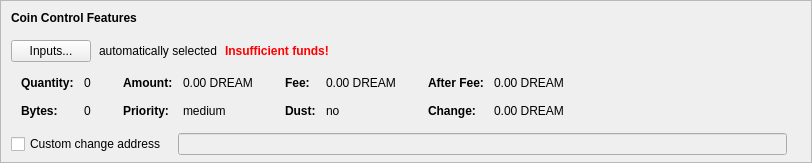
    <widget class="QFrame" name="frameCoinControl">
     <property name="sizePolicy">
      <sizepolicy hsizetype="Expanding" vsizetype="Expanding">
       <horstretch>0</horstretch>
       <verstretch>0</verstretch>
      </sizepolicy>
     </property>
     <property name="maximumSize">
      <size>
       <width>16777215</width>
       <height>16777215</height>
      </size>
     </property>
     <property name="frameShape">
      <enum>QFrame::StyledPanel</enum>
     </property>
     <property name="frameShadow">
      <enum>QFrame::Sunken</enum>
     </property>
     <layout class="QVBoxLayout" name="verticalLayoutCoinControl2">
      <property name="spacing">
       <number>0</number>
      </property>
      <property name="leftMargin">
       <number>0</number>
      </property>
      <property name="topMargin">
       <number>0</number>
      </property>
      <property name="rightMargin">
       <number>0</number>
      </property>
      <property name="bottomMargin">
       <number>6</number>
      </property>
      <item>
       <layout class="QVBoxLayout" name="verticalLayoutCoinControl" stretch="0,0,0,0,1">
        <property name="spacing">
         <number>0</number>
        </property>
        <property name="leftMargin">
         <number>10</number>
        </property>
        <property name="topMargin">
         <number>10</number>
        </property>
        <item>
         <layout class="QHBoxLayout" name="horizontalLayoutCoinControl1">
          <property name="bottomMargin">
           <number>15</number>
          </property>
          <item>
           <widget class="QLabel" name="labelCoinControlFeatures">
            <property name="sizePolicy">
             <sizepolicy hsizetype="Preferred" vsizetype="Maximum">
              <horstretch>0</horstretch>
              <verstretch>0</verstretch>
             </sizepolicy>
            </property>
            <property name="font">
             <font>
              <weight>75</weight>
              <bold>true</bold>
             </font>
            </property>
            <property name="styleSheet">
             <string notr="true">font-weight:bold;</string>
            </property>
            <property name="text">
             <string>Coin Control Features</string>
            </property>
           </widget>
          </item>
         </layout>
        </item>
        <item>
         <layout class="QHBoxLayout" name="horizontalLayoutCoinControl2" stretch="0,0,0,0">
          <property name="spacing">
           <number>8</number>
          </property>
          <property name="bottomMargin">
           <number>10</number>
          </property>
          <item>
           <widget class="QPushButton" name="pushButtonCoinControl">
            <property name="styleSheet">
             <string notr="true"/>
            </property>
            <property name="text">
             <string>Inputs...</string>
            </property>
            <property name="autoDefault">
             <bool>false</bool>
            </property>
           </widget>
          </item>
          <item>
           <widget class="QLabel" name="labelCoinControlAutomaticallySelected">
            <property name="text">
             <string>automatically selected</string>
            </property>
            <property name="margin">
             <number>5</number>
            </property>
           </widget>
          </item>
          <item>
           <widget class="QLabel" name="labelCoinControlInsuffFunds">
            <property name="font">
             <font>
              <weight>75</weight>
              <bold>true</bold>
             </font>
            </property>
            <property name="styleSheet">
             <string notr="true">color:red;font-weight:bold;</string>
            </property>
            <property name="text">
             <string>Insufficient funds!</string>
            </property>
            <property name="margin">
             <number>5</number>
            </property>
           </widget>
          </item>
          <item>
           <spacer name="horizontalSpacerCoinControl">
            <property name="orientation">
             <enum>Qt::Horizontal</enum>
            </property>
            <property name="sizeHint" stdset="0">
             <size>
              <width>40</width>
              <height>1</height>
             </size>
            </property>
           </spacer>
          </item>
         </layout>
        </item>
        <item>
         <widget class="QWidget" name="widgetCoinControl" native="true">
          <property name="sizePolicy">
           <sizepolicy hsizetype="Preferred" vsizetype="Preferred">
            <horstretch>0</horstretch>
            <verstretch>0</verstretch>
           </sizepolicy>
          </property>
          <property name="minimumSize">
           <size>
            <width>0</width>
            <height>0</height>
           </size>
          </property>
          <property name="styleSheet">
           <string notr="true"/>
          </property>
          <layout class="QHBoxLayout" name="horizontalLayoutCoinControl5">
           <property name="leftMargin">
            <number>0</number>
           </property>
           <property name="topMargin">
            <number>0</number>
           </property>
           <property name="rightMargin">
            <number>0</number>
           </property>
           <property name="bottomMargin">
            <number>0</number>
           </property>
           <item>
            <layout class="QHBoxLayout" name="horizontalLayoutCoinControl3" stretch="0,0,0,1">
             <property name="spacing">
              <number>20</number>
             </property>
             <property name="topMargin">
              <number>0</number>
             </property>
             <property name="bottomMargin">
              <number>10</number>
             </property>
             <item>
              <layout class="QFormLayout" name="formLayoutCoinControl1">
               <property name="horizontalSpacing">
                <number>10</number>
               </property>
               <property name="verticalSpacing">
                <number>14</number>
               </property>
               <property name="leftMargin">
                <number>10</number>
               </property>
               <property name="topMargin">
                <number>4</number>
               </property>
               <property name="rightMargin">
                <number>6</number>
               </property>
               <item row="0" column="0">
                <widget class="QLabel" name="labelCoinControlQuantityText">
                 <property name="font">
                  <font>
                   <weight>75</weight>
                   <bold>true</bold>
                  </font>
                 </property>
                 <property name="text">
                  <string>Quantity:</string>
                 </property>
                 <property name="margin">
                  <number>0</number>
                 </property>
                </widget>
               </item>
               <item row="0" column="1">
                <widget class="QLabel" name="labelCoinControlQuantity">
                 <property name="cursor">
                  <cursorShape>IBeamCursor</cursorShape>
                 </property>
                 <property name="contextMenuPolicy">
                  <enum>Qt::ActionsContextMenu</enum>
                 </property>
                 <property name="text">
                  <string notr="true">0</string>
                 </property>
                 <property name="margin">
                  <number>0</number>
                 </property>
                 <property name="textInteractionFlags">
                  <set>Qt::LinksAccessibleByMouse|Qt::TextSelectableByKeyboard|Qt::TextSelectableByMouse</set>
                 </property>
                </widget>
               </item>
               <item row="1" column="0">
                <widget class="QLabel" name="labelCoinControlBytesText">
                 <property name="font">
                  <font>
                   <weight>75</weight>
                   <bold>true</bold>
                  </font>
                 </property>
                 <property name="text">
                  <string>Bytes:</string>
                 </property>
                </widget>
               </item>
               <item row="1" column="1">
                <widget class="QLabel" name="labelCoinControlBytes">
                 <property name="cursor">
                  <cursorShape>IBeamCursor</cursorShape>
                 </property>
                 <property name="contextMenuPolicy">
                  <enum>Qt::ActionsContextMenu</enum>
                 </property>
                 <property name="text">
                  <string notr="true">0</string>
                 </property>
                 <property name="textInteractionFlags">
                  <set>Qt::LinksAccessibleByMouse|Qt::TextSelectableByKeyboard|Qt::TextSelectableByMouse</set>
                 </property>
                </widget>
               </item>
              </layout>
             </item>
             <item>
              <layout class="QFormLayout" name="formLayoutCoinControl2">
               <property name="horizontalSpacing">
                <number>10</number>
               </property>
               <property name="verticalSpacing">
                <number>14</number>
               </property>
               <property name="leftMargin">
                <number>6</number>
               </property>
               <property name="topMargin">
                <number>4</number>
               </property>
               <property name="rightMargin">
                <number>6</number>
               </property>
               <item row="0" column="0">
                <widget class="QLabel" name="labelCoinControlAmountText">
                 <property name="font">
                  <font>
                   <weight>75</weight>
                   <bold>true</bold>
                  </font>
                 </property>
                 <property name="text">
                  <string>Amount:</string>
                 </property>
                 <property name="margin">
                  <number>0</number>
                 </property>
                </widget>
               </item>
               <item row="0" column="1">
                <widget class="QLabel" name="labelCoinControlAmount">
                 <property name="cursor">
                  <cursorShape>IBeamCursor</cursorShape>
                 </property>
                 <property name="contextMenuPolicy">
                  <enum>Qt::ActionsContextMenu</enum>
                 </property>
                 <property name="text">
                  <string notr="true">0.00 DREAM</string>
                 </property>
                 <property name="textInteractionFlags">
                  <set>Qt::LinksAccessibleByMouse|Qt::TextSelectableByKeyboard|Qt::TextSelectableByMouse</set>
                 </property>
                </widget>
               </item>
               <item row="1" column="0">
                <widget class="QLabel" name="labelCoinControlPriorityText">
                 <property name="font">
                  <font>
                   <weight>75</weight>
                   <bold>true</bold>
                  </font>
                 </property>
                 <property name="text">
                  <string>Priority:</string>
                 </property>
                </widget>
               </item>
               <item row="1" column="1">
                <widget class="QLabel" name="labelCoinControlPriority">
                 <property name="cursor">
                  <cursorShape>IBeamCursor</cursorShape>
                 </property>
                 <property name="contextMenuPolicy">
                  <enum>Qt::ActionsContextMenu</enum>
                 </property>
                 <property name="text">
                  <string>medium</string>
                 </property>
                 <property name="textInteractionFlags">
                  <set>Qt::LinksAccessibleByMouse|Qt::TextSelectableByKeyboard|Qt::TextSelectableByMouse</set>
                 </property>
                </widget>
               </item>
              </layout>
             </item>
             <item>
              <layout class="QFormLayout" name="formLayoutCoinControl3">
               <property name="horizontalSpacing">
                <number>10</number>
               </property>
               <property name="verticalSpacing">
                <number>14</number>
               </property>
               <property name="leftMargin">
                <number>6</number>
               </property>
               <property name="topMargin">
                <number>4</number>
               </property>
               <property name="rightMargin">
                <number>6</number>
               </property>
               <item row="0" column="0">
                <widget class="QLabel" name="labelCoinControlFeeText">
                 <property name="font">
                  <font>
                   <weight>75</weight>
                   <bold>true</bold>
                  </font>
                 </property>
                 <property name="text">
                  <string>Fee:</string>
                 </property>
                 <property name="margin">
                  <number>0</number>
                 </property>
                </widget>
               </item>
               <item row="0" column="1">
                <widget class="QLabel" name="labelCoinControlFee">
                 <property name="cursor">
                  <cursorShape>IBeamCursor</cursorShape>
                 </property>
                 <property name="contextMenuPolicy">
                  <enum>Qt::ActionsContextMenu</enum>
                 </property>
                 <property name="text">
                  <string notr="true">0.00 DREAM</string>
                 </property>
                 <property name="textInteractionFlags">
                  <set>Qt::LinksAccessibleByMouse|Qt::TextSelectableByKeyboard|Qt::TextSelectableByMouse</set>
                 </property>
                </widget>
               </item>
               <item row="1" column="0">
                <widget class="QLabel" name="labelCoinControlLowOutputText">
                 <property name="font">
                  <font>
                   <weight>75</weight>
                   <bold>true</bold>
                  </font>
                 </property>
                 <property name="text">
                  <string>Dust:</string>
                 </property>
                </widget>
               </item>
               <item row="1" column="1">
                <widget class="QLabel" name="labelCoinControlLowOutput">
                 <property name="cursor">
                  <cursorShape>IBeamCursor</cursorShape>
                 </property>
                 <property name="contextMenuPolicy">
                  <enum>Qt::ActionsContextMenu</enum>
                 </property>
                 <property name="text">
                  <string>no</string>
                 </property>
                 <property name="textInteractionFlags">
                  <set>Qt::LinksAccessibleByMouse|Qt::TextSelectableByKeyboard|Qt::TextSelectableByMouse</set>
                 </property>
                </widget>
               </item>
              </layout>
             </item>
             <item>
              <layout class="QFormLayout" name="formLayoutCoinControl4">
               <property name="horizontalSpacing">
                <number>10</number>
               </property>
               <property name="verticalSpacing">
                <number>14</number>
               </property>
               <property name="leftMargin">
                <number>6</number>
               </property>
               <property name="topMargin">
                <number>4</number>
               </property>
               <property name="rightMargin">
                <number>6</number>
               </property>
               <item row="0" column="0">
                <widget class="QLabel" name="labelCoinControlAfterFeeText">
                 <property name="font">
                  <font>
                   <weight>75</weight>
                   <bold>true</bold>
                  </font>
                 </property>
                 <property name="text">
                  <string>After Fee:</string>
                 </property>
                 <property name="margin">
                  <number>0</number>
                 </property>
                </widget>
               </item>
               <item row="0" column="1">
                <widget class="QLabel" name="labelCoinControlAfterFee">
                 <property name="cursor">
                  <cursorShape>IBeamCursor</cursorShape>
                 </property>
                 <property name="contextMenuPolicy">
                  <enum>Qt::ActionsContextMenu</enum>
                 </property>
                 <property name="text">
                  <string notr="true">0.00 DREAM</string>
                 </property>
                 <property name="textInteractionFlags">
                  <set>Qt::LinksAccessibleByMouse|Qt::TextSelectableByKeyboard|Qt::TextSelectableByMouse</set>
                 </property>
                </widget>
               </item>
               <item row="1" column="0">
                <widget class="QLabel" name="labelCoinControlChangeText">
                 <property name="font">
                  <font>
                   <weight>75</weight>
                   <bold>true</bold>
                  </font>
                 </property>
                 <property name="text">
                  <string>Change:</string>
                 </property>
                </widget>
               </item>
               <item row="1" column="1">
                <widget class="QLabel" name="labelCoinControlChange">
                 <property name="cursor">
                  <cursorShape>IBeamCursor</cursorShape>
                 </property>
                 <property name="contextMenuPolicy">
                  <enum>Qt::ActionsContextMenu</enum>
                 </property>
                 <property name="text">
                  <string notr="true">0.00 DREAM</string>
                 </property>
                 <property name="textInteractionFlags">
                  <set>Qt::LinksAccessibleByMouse|Qt::TextSelectableByKeyboard|Qt::TextSelectableByMouse</set>
                 </property>
                </widget>
               </item>
              </layout>
             </item>
            </layout>
           </item>
          </layout>
         </widget>
        </item>
        <item>
         <layout class="QHBoxLayout" name="horizontalLayoutCoinControl4" stretch="0,0,0">
          <property name="spacing">
           <number>12</number>
          </property>
          <property name="sizeConstraint">
           <enum>QLayout::SetDefaultConstraint</enum>
          </property>
          <property name="topMargin">
           <number>5</number>
          </property>
          <property name="rightMargin">
           <number>5</number>
          </property>
          <item>
           <widget class="QCheckBox" name="checkBoxCoinControlChange">
            <property name="toolTip">
             <string>If this is activated, but the change address is empty or invalid, change will be sent to a newly generated address.</string>
            </property>
            <property name="text">
             <string>Custom change address</string>
            </property>
           </widget>
          </item>
          <item>
           <widget class="QValidatedLineEdit" name="lineEditCoinControlChange">
            <property name="enabled">
             <bool>false</bool>
            </property>
            <property name="sizePolicy">
             <sizepolicy hsizetype="Expanding" vsizetype="Fixed">
              <horstretch>0</horstretch>
              <verstretch>0</verstretch>
             </sizepolicy>
            </property>
           </widget>
          </item>
          <item>
           <widget class="QLabel" name="labelCoinControlChangeLabel">
            <property name="sizePolicy">
             <sizepolicy hsizetype="Preferred" vsizetype="Expanding">
              <horstretch>0</horstretch>
              <verstretch>0</verstretch>
             </sizepolicy>
            </property>
            <property name="minimumSize">
             <size>
              <width>0</width>
              <height>0</height>
             </size>
            </property>
            <property name="text">
             <string/>
            </property>
            <property name="margin">
             <number>3</number>
            </property>
           </widget>
          </item>
         </layout>
        </item>
        <item>
         <spacer name="verticalSpacerCoinControl">
          <property name="orientation">
           <enum>Qt::Vertical</enum>
          </property>
          <property name="sizeHint" stdset="0">
           <size>
            <width>800</width>
            <height>1</height>
           </size>
          </property>
         </spacer>
        </item>
       </layout>
      </item>
     </layout>
    </widget>
